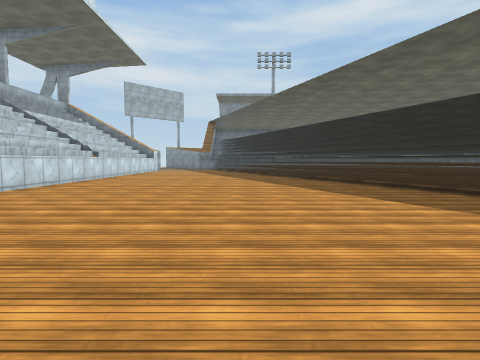
view 1 (above)

12 first-person views from a walk through a scene from a Unity 3-D project. The camera is 1.3 m above the floor, tilts 4° down and sees 80° across. The floor is counted in squares, 2 m on a side. Each view is taken from the middle of a square. On the plan, view 1 faces up. The plan holds only what a view shows up to about 9 squares ahead; the rest is blank. The place goes on beyond the plan. Surface patterns are stand-ins for the level's own textures.

view 2
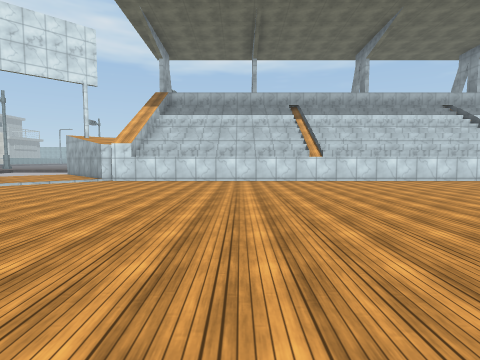

view 3
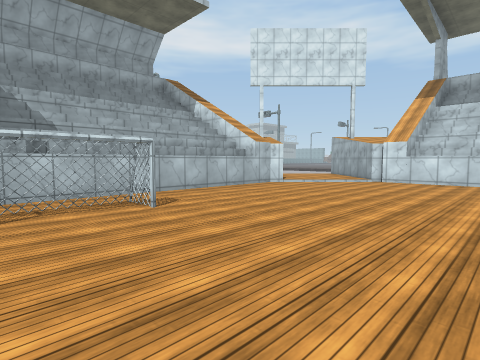

view 4
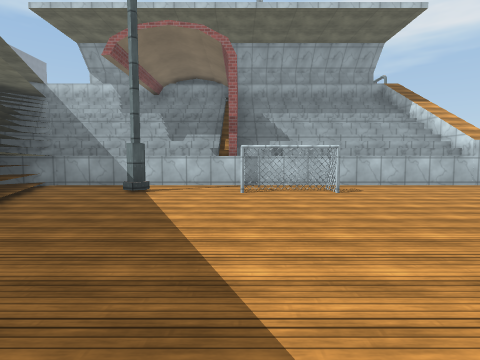

view 5
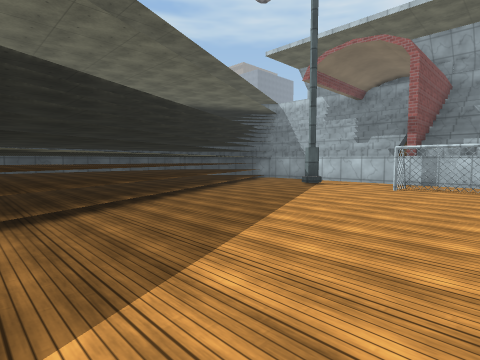

view 6
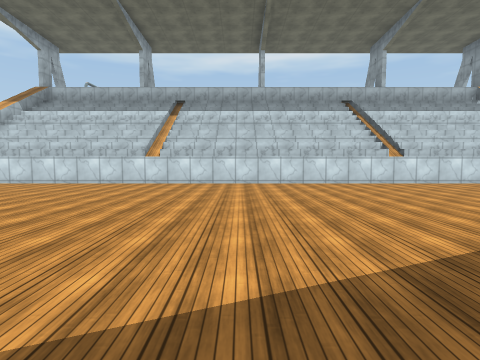

view 7
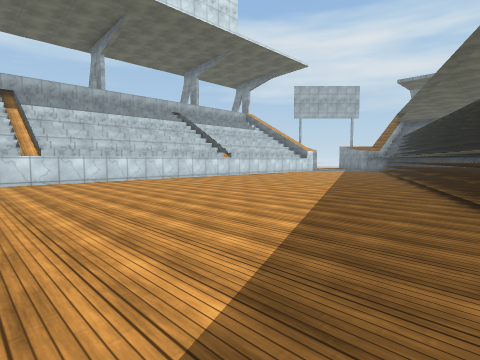

view 8
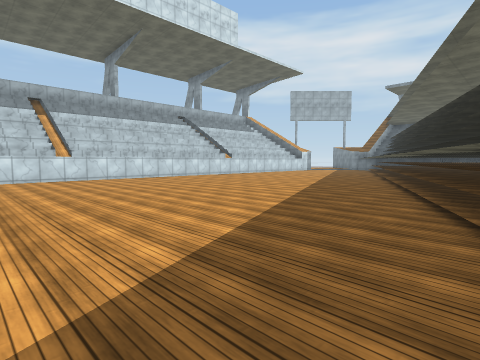

view 9
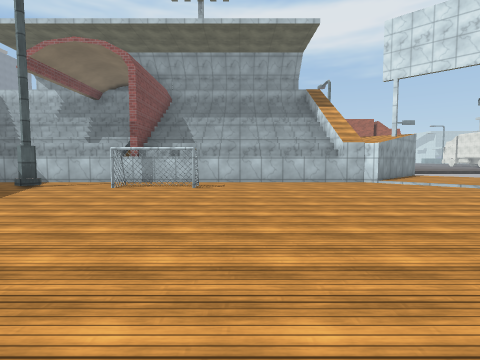

view 10
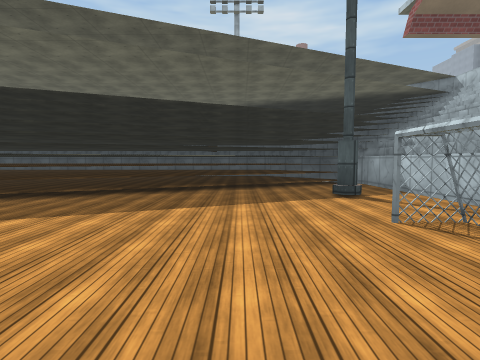

view 11
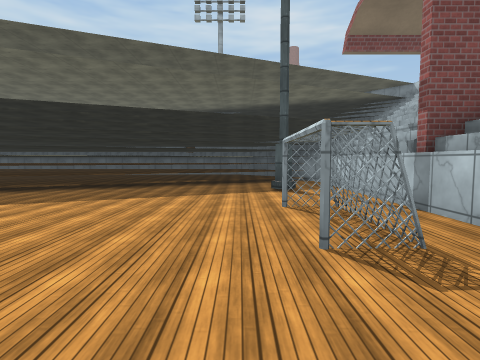

view 12
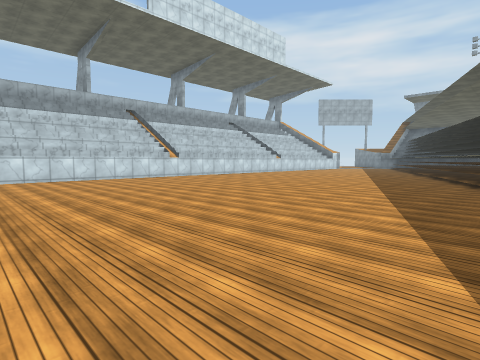

### Floor plan
Key: @ floor where view 1 was taken; # wall or solid block; x gap in a wall; . main floor; : floor 0.25 m higher than the main floor; / step, stairs or slope; ^ raised ledge.
Columns run from 6 left of view 1 to 10 right of it. Each row starts with its distance up from view 1.
 10  ^......^##
  9  ^.......^####
  8  ^.......^####
  7  ^........###
  6  ^........^#
  5  ^........^#   ##
  4  ^.........^  ###
  3  ^.........^#####
  2  ^..........^####
  1  ^..........^####
  0  ^....@......^###
 -1  ^...........^###
 -2  #............###
 -3  #............^##
 -4  :/......x..#..##
 -5 :::............^#
 -6 ::##############

Where each view was taken, in squares from view 1:
view 1: 0 up, 0 right, facing up
view 2: 1 up, 4 right, facing left
view 3: 0 up, 4 right, facing down-left
view 4: 2 up, 4 right, facing down
view 5: 3 up, 2 right, facing down-right
view 6: 6 up, 3 right, facing left
view 7: 2 up, 4 right, facing up-left
view 8: 1 up, 5 right, facing up-left
view 9: 3 up, 1 right, facing down
view 10: 2 down, 1 right, facing right
view 11: 3 down, 0 right, facing right
view 12: 3 down, 5 right, facing up-left
